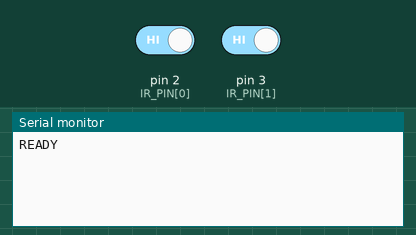
Simulated run of this sketch. Board: Arduino Uno, built with avr-gcc and run on an emulated ATmega328P. Shown: the last lines printed to the serial monitor. The inputs (shaded band) are chosen by the test bench; at power-on: pin 2 (IR_PIN[0]) HIGH, pin 3 (IR_PIN[1]) HIGH.

Above: at 1.8 s.
1.9 s: pin 2 (IR_PIN[0]) driven LOW
At 3.2 s:
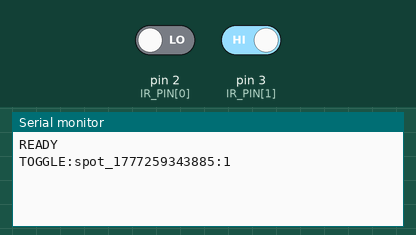
3.5 s: pin 3 (IR_PIN[1]) driven LOW
At 4.3 s:
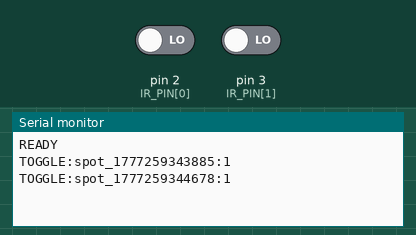
5.0 s: pin 2 (IR_PIN[0]) driven HIGH
At 5.4 s:
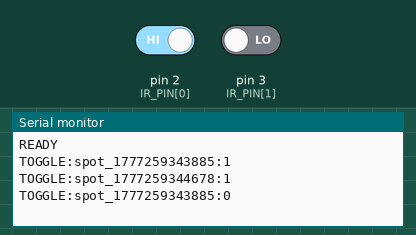
6.5 s: pin 3 (IR_PIN[1]) driven HIGH
At 7.8 s:
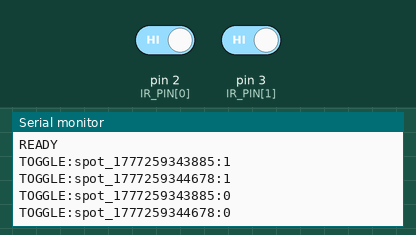

The sketch:

ardiuno.ino
```cpp
/*
 * SmartPark Parking Management System — Arduino UNO Firmware (Modified for 2 Sensors)
 * Version B: USB Serial Bridge
 * Sensor: TCRT5000 IR Reflective Sensor (x2)
 * Logic: OUT pin LOW = car present (occupied)
 *        OUT pin HIGH = no car (available)
 */

// ── Pin Definitions ──────────────────
const int IR_PIN[2] = {2, 3};  // S1, S2      --Spots

// ── Spot IDs ────────────────────────
const char* SPOT_IDS[2] = {
  "spot_1777259343885",  // S1   --spot 1
  "spot_1777259344678"   // S2  --spot 2
};

const int POLL_MS = 500;   // check sensors every 500ms
bool prevOccupied[2] = {false, false};

// ── setup() ─────────────────────────
void setup() {
  Serial.begin(9600);

  for (int i = 0; i < 2; i++) {
    pinMode(IR_PIN[i], INPUT);
  }

  Serial.println("READY");
}

// ── loop() ──────────────────────────
void loop() {
  for (int i = 0; i < 2; i++) {                // for loop for only 2 spots
    // LOW = car detected
    bool occupied = (digitalRead(IR_PIN[i]) == LOW);

    if (occupied != prevOccupied[i]) {
      Serial.print("TOGGLE:");
      Serial.print(SPOT_IDS[i]);
      Serial.print(":");
      Serial.println(occupied ? "1" : "0");  // 1=occupied, 0=free

      prevOccupied[i] = occupied;
    }
  }

  delay(POLL_MS);
}
```

Measured:
- after the input at 1.9 s, the serial monitor: prints a new line after 0.10 s (image 1)
- after the input at 3.5 s, the serial monitor: prints a new line at once (image 2)
- after the input at 5.0 s, the serial monitor: prints a new line at once (image 3)
- after the input at 6.5 s, the serial monitor: prints a new line at once (image 4)
